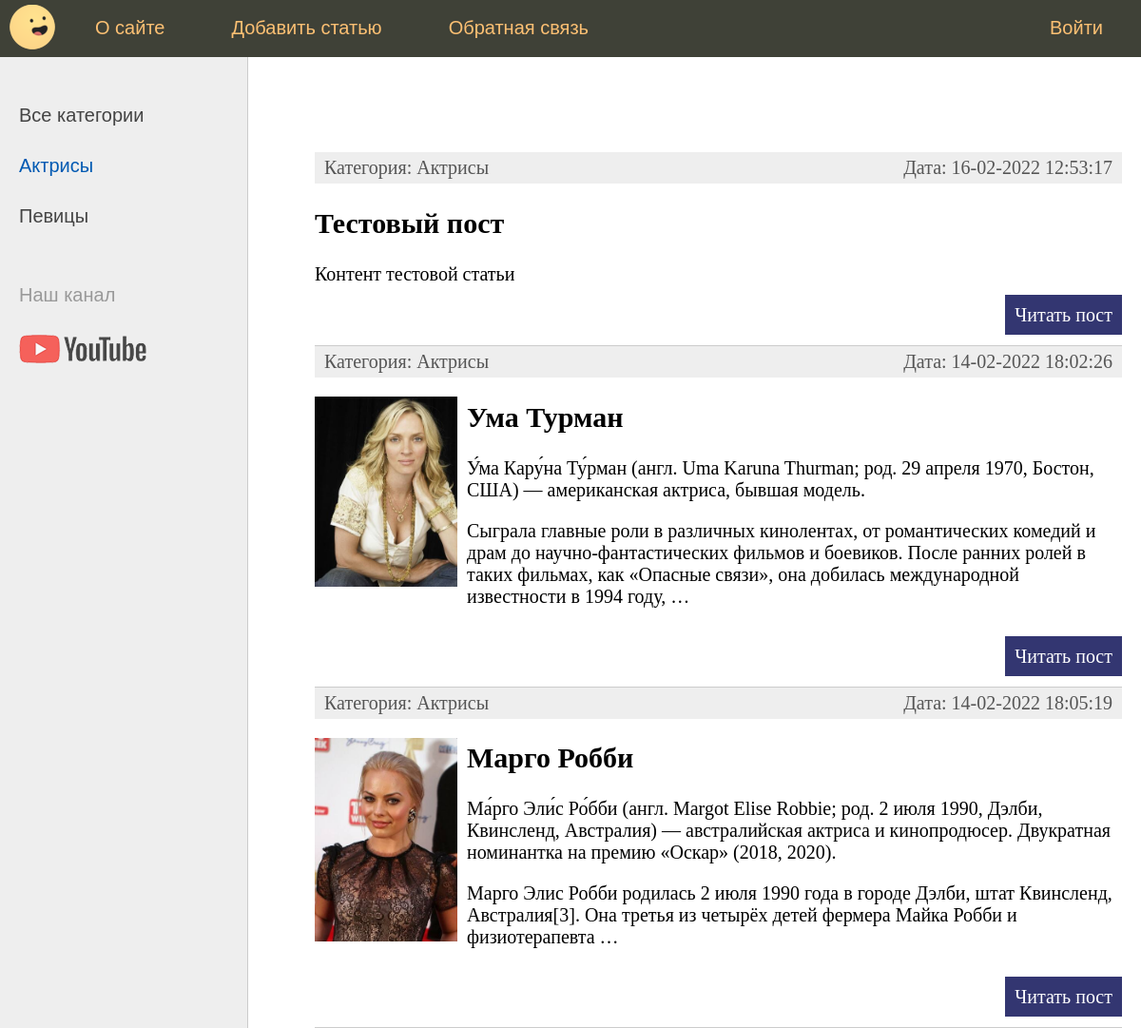
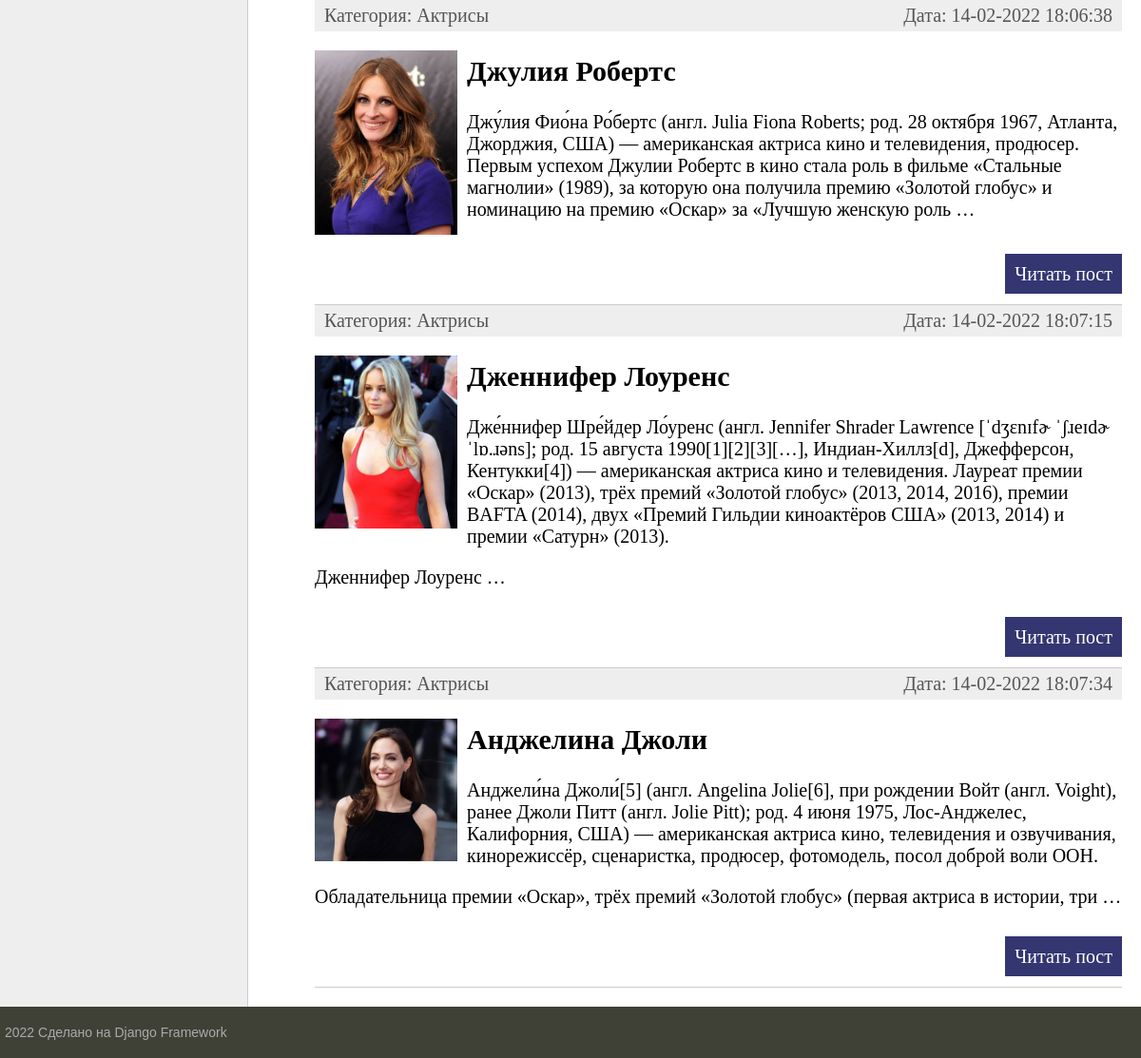
Screenshot of /category/aktrisy with the database file from the repository (2 pictures, top to bottom).
### women/models.py (models this page shows, shortened)
class Category(models.Model):
    name = models.CharField(max_length=100, db_index=True, verbose_name="Категория")
    slug = models.SlugField(max_length=255, unique=True, db_index=True, verbose_name="URL")
    def __str__(self):
        return self.name
    def get_absolute_url(self):
        return reverse('category', kwargs={'cat_slug': self.slug})
    class Meta:
        verbose_name = 'Категории'
        verbose_name_plural = 'Категории'
        ordering = ['id']

class Women(models.Model):
    title = models.CharField(max_length=255, verbose_name="Заголовок")
    slug = models.SlugField(max_length=255, unique=True, db_index=True, verbose_name="URL")
    content = models.TextField(blank=True, verbose_name="Текст статьи")
    photo = models.ImageField(upload_to="photos/%Y'/%m/%d/", verbose_name="Фото")
    time_create = models.DateTimeField(auto_now_add=True, verbose_name="Время создания")
    time_update = models.DateTimeField(auto_now=True, verbose_name="Время изменения")
    is_published = models.BooleanField(default=True, verbose_name="Публикация")
    cat = models.ForeignKey('Category', on_delete=models.PROTECT, verbose_name="Категория")
    def get_absolute_url(self):
        return reverse('post', kwargs={'post_slug': self.slug})
    class Meta:
        verbose_name = 'Известную женщину'
        verbose_name_plural = 'Известные женщины'
        ordering = ['-time_create', 'title']

### women/views.py (the view)
# urls.py: path('category/<slug:cat_slug>', show_category, name='category'),
def show_category(request, cat_slug):
    cats = get_object_or_404(Category, slug=cat_slug)
    context = {
        'menu': menu,
        'title': 'Отображение по рубрикам',
        'cat_selected': cats.pk,
    }
    return render(request, 'women/index.html', context=context)

### women/templatetags/women_tags.py (called while the page is built)
@register.inclusion_tag('women/list_categories.html')
def show_categories(sort=None, cat_selected=0):
    if not sort:
        cats = Category.objects.all()
    else:
        cats = Category.objects.order_by(sort)
    return {'cats': cats, "cat_selected": cat_selected}

@register.inclusion_tag('women/list_posts.html')
def show_posts(cat_selected=0):
    if not cat_selected:
        posts = Women.objects.all()
    else:
        posts = Women.objects.filter(cat_id=cat_selected)
        if len(posts) == 0:
            raise Http404()
    return {'posts': posts}

### women/templates/women/index.html
{% extends 'women/base.html' %}
{% load women_tags %}
{% block content %}
<ul class="list-articles">
    {% show_posts cat_selected %}
</ul>
{% endblock %}

### women/templates/women/list_categories.html
{% for c in cats %}
{% if c.pk == cat_selected %}
<li class="selected">{{c.name}}</li>
{% else %}
<li><a href="{{ c.get_absolute_url }}">{{c.name}}</a></li>
{% endif %}
{% endfor %}

### women/templates/women/list_posts.html (shortened to what this page needs)
{% for p in posts %}
<li>
    <div class="article-panel">
        <p class="first">Категория: {{p.cat}}</p>
        <p class="last">Дата: {{p.time_update|date:"d-m-Y H:i:s"}}</p>
    </div>
    {% if p.photo %}
    <p><img class="img-article-left thumb" src="{{p.photo.url}}" alt="Не нашел картинку :("></p>
    {% endif %}
    <h2>{{p.title}}</h2>
    <p>
        {% autoescape on %}
        {{p.content|linebreaks|truncatewords:50}}
        {% endautoescape %}
    </p>
    <p class="link-read-post"><a href="{{ p.get_absolute_url }}">Читать пост</a></p>
</li>
{% endfor %}

### women/static/women/css/styles.css (style rules this page uses)
html, body { font-family: 'Arial'; margin: 0; padding: 0; height: 100%; width: 100%; color: #444; }
a { color: #0059b2; text-decoration: none; }
img { max-width: 600px; height: auto; }
img.img-article-left { max-width: 300px; height: auto; float: left; padding: 0 10px 10px 0; }
img.img-article-left.thumb { max-width: 150px; height: auto; }
p.link-read-post { text-align: right; }
p.link-read-post a { padding: 10px; min-width: 100px; background: #333671; color: #fff; text-decoration: none; }
div.article-panel { background: #eee; padding: 5px 10px 5px 10px; box-sizing: border-box; overflow: hidden; color: #555; }
div.article-panel p.first { margin: 0; float: left; }
div.article-panel p.last { margin: 0; float: right; }
ul.list-articles { list-style: none; margin: 0; padding: 0; }
ul.list-articles li { border-bottom: 1px solid #ccc; }
.left-chapters ul li { margin: 30px 0 0 0; color: #999; }
.left-chapters ul li.selected { color: #0059b2; }
.left-chapters ul li a { color: #444; text-decoration: none; }

### rows the page displays
Category: name "Актрисы"
Category: name "Певицы"
Women: cat "Актрисы", time_update "16-02-2022 12:53:17", title "Тестовый пост", content "Контент тестовой статьи"
Women: cat "Актрисы", time_update "14-02-2022 18:02:26", photo (picture), title "Ума Турман", content "У́ма Кару́на Ту́рман (англ. Uma Karuna Thurman; род. 29 апреля 1970, Бостон, США) — американская актриса, бывшая модель. Сыграла главные роли в различных кинолентах, от романтических комедий и драм до научно-фантастических фильмов и боевиков. После ранних ролей в таких фильмах, как «Опасные связи», она добилась международной известности в 1994 году, …"
Women: cat "Актрисы", time_update "14-02-2022 18:05:19", photo (picture), title "Марго Робби", content "Ма́рго Эли́с Ро́бби (англ. Margot Elise Robbie; род. 2 июля 1990, Дэлби, Квинсленд, Австралия) — австралийская актриса и кинопродюсер. Двукратная номинантка на премию «Оскар» (2018, 2020). Марго Элис Робби родилась 2 июля 1990 года в городе Дэлби, штат Квинсленд, Австралия[3]. Она третья из четырёх детей фермера Майка Робби и физиотерапевта …"
Women: cat "Актрисы", time_update "14-02-2022 18:06:38", photo (picture), title "Джулия Робертс", content "Джу́лия Фио́на Ро́бертс (англ. Julia Fiona Roberts; род. 28 октября 1967, Атланта, Джорджия, США) — американская актриса кино и телевидения, продюсер. Первым успехом Джулии Робертс в кино стала роль в фильме «Стальные магнолии» (1989), за которую она получила премию «Золотой глобус» и номинацию на премию «Оскар» за «Лучшую женскую роль …"
Women: cat "Актрисы", time_update "14-02-2022 18:07:15", photo (picture), title "Дженнифер Лоуренс", content "Дже́ннифер Шре́йдер Ло́уренс (англ. Jennifer Shrader Lawrence [ˈdʒɛnɪfɚ ˈʃɹeɪdɚ ˈlɒ.ɹəns]; род. 15 августа 1990[1][2][3][…], Индиан-Хиллз[d], Джефферсон, Кентукки[4]) — американская актриса кино и телевидения. Лауреат премии «Оскар» (2013), трёх премий «Золотой глобус» (2013, 2014, 2016), премии BAFTA (2014), двух «Премий Гильдии киноактёров США» (2013, 2014) и премии «Сатурн» (2013). Дженнифер Лоуренс …"
Women: cat "Актрисы", time_update "14-02-2022 18:07:34", photo (picture), title "Анджелина Джоли", content "Анджели́на Джоли́[5] (англ. Angelina Jolie[6], при рождении Войт (англ. Voight), ранее Джоли Питт (англ. Jolie Pitt); род. 4 июня 1975, Лос-Анджелес, Калифорния, США) — американская актриса кино, телевидения и озвучивания, кинорежиссёр, сценаристка, продюсер, фотомодель, посол доброй воли ООН. Обладательница премии «Оскар», трёх премий «Золотой глобус» (первая актриса в истории, три …"

### other values shown
{{ m.title }} "О сайте" "Добавить статью" "Обратная связь"
{{ m.title }} "Войти"
